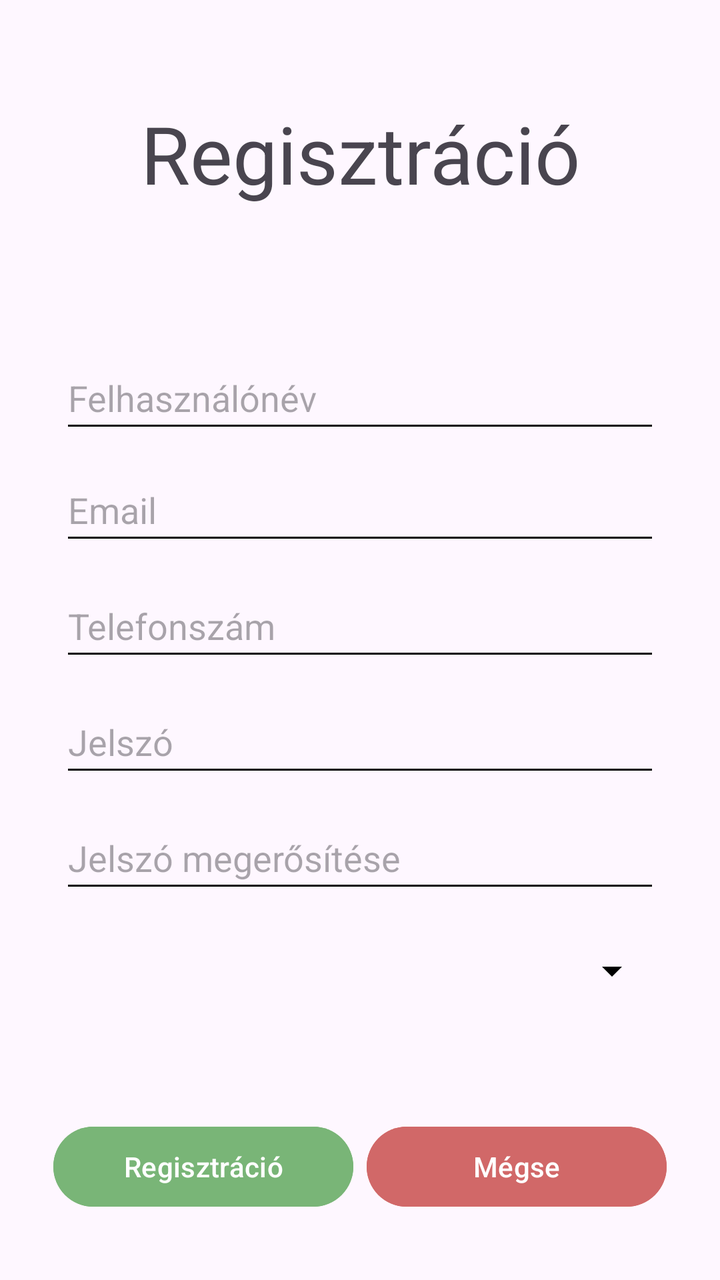
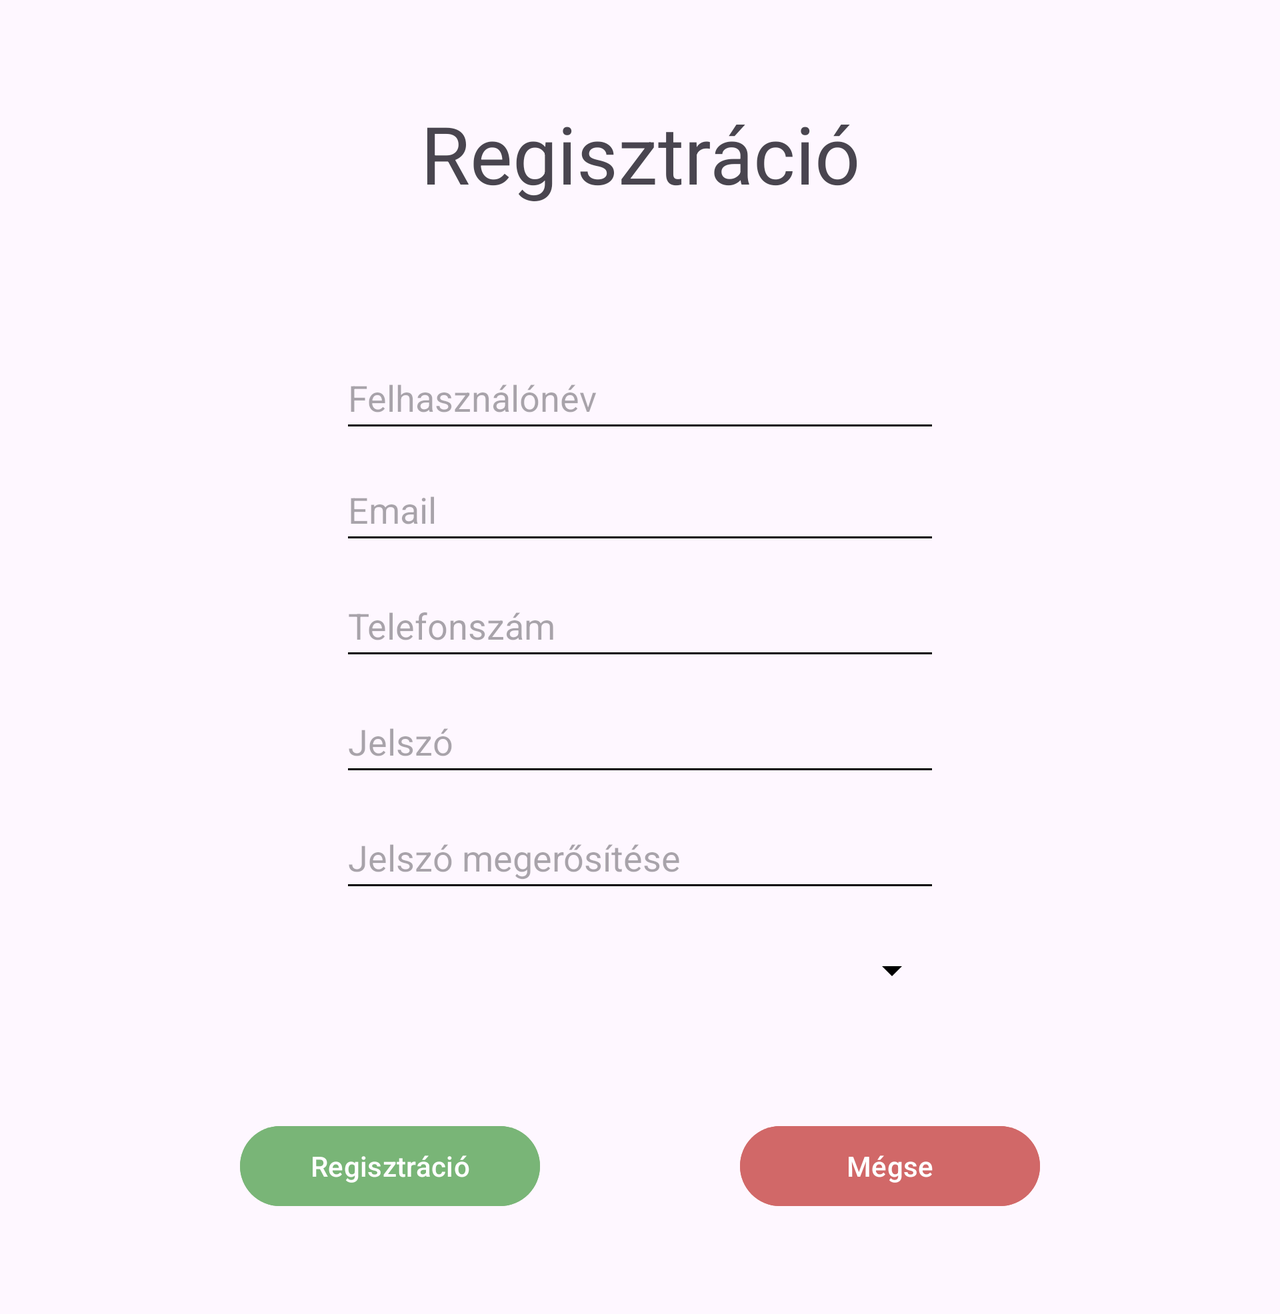

An Android layout and its configuration variant, each rendered on a device that would load it. The default file and the variant file are quoted in full after the pictures.
<!-- AndroidManifest.xml: application theme Theme.Arukereso -->
<!-- res/layout/activity_register.xml -->
<?xml version="1.0" encoding="utf-8"?>
<androidx.constraintlayout.widget.ConstraintLayout xmlns:android="http://schemas.android.com/apk/res/android"
    xmlns:tools="http://schemas.android.com/tools"
    android:layout_width="match_parent"
    android:layout_height="match_parent"
    xmlns:app="http://schemas.android.com/apk/res-auto">

    <TextView
        android:textSize="40sp"
        android:id="@+id/textView"
        android:layout_width="wrap_content"
        android:layout_height="wrap_content"
        android:layout_marginTop="50dp"
        android:text="@string/register"
        app:layout_constraintEnd_toEndOf="parent"
        app:layout_constraintStart_toStartOf="parent"
        app:layout_constraintTop_toTopOf="parent" />

    <EditText
        android:id="@+id/usernameEditText"
        android:layout_width="@dimen/inputwidth"
        android:layout_height="wrap_content"
        android:layout_marginTop="70dp"
        android:autofillHints="username"
        android:hint="@string/username"
        android:minHeight="48dp"
        app:layout_constraintEnd_toEndOf="parent"
        app:layout_constraintStart_toStartOf="parent"
        app:layout_constraintTop_toBottomOf="@+id/textView" />

    <EditText
        android:id="@+id/emailEditText"
        android:layout_width="@dimen/inputwidth"
        android:layout_height="wrap_content"
        android:layout_marginTop="8dp"
        android:autofillHints="emailAddress"
        android:hint="@string/email"
        android:inputType="textEmailAddress"
        android:minHeight="48dp"
        app:layout_constraintEnd_toEndOf="parent"
        app:layout_constraintStart_toStartOf="parent"
        app:layout_constraintTop_toBottomOf="@+id/usernameEditText" />

    <EditText
        android:id="@+id/phoneEditText"
        android:layout_width="@dimen/inputwidth"
        android:layout_height="wrap_content"
        android:layout_marginTop="10dp"
        android:autofillHints="phone"
        android:hint="@string/phone"
        android:inputType="phone"
        android:minHeight="48dp"
        app:layout_constraintEnd_toEndOf="parent"
        app:layout_constraintStart_toStartOf="parent"
        app:layout_constraintTop_toBottomOf="@+id/emailEditText" />

    <EditText
        android:id="@+id/passwordEditText"
        android:layout_width="@dimen/inputwidth"
        android:layout_height="wrap_content"
        android:layout_marginTop="10dp"
        android:autofillHints="password"
        android:hint="@string/password"
        android:inputType="textPassword"
        android:minHeight="48dp"
        app:layout_constraintEnd_toEndOf="parent"
        app:layout_constraintStart_toStartOf="parent"
        app:layout_constraintTop_toBottomOf="@+id/phoneEditText" />

    <EditText
        android:id="@+id/confirmPasswordEditText"
        android:layout_width="@dimen/inputwidth"
        android:layout_height="wrap_content"
        android:layout_marginTop="10dp"
        android:autofillHints="password"
        android:hint="@string/confirmpassword"
        android:inputType="textPassword"
        android:minHeight="48dp"
        app:layout_constraintEnd_toEndOf="parent"
        app:layout_constraintStart_toStartOf="parent"
        app:layout_constraintTop_toBottomOf="@+id/passwordEditText" />

    <Spinner
        android:id="@+id/isSellerSpinner"
        android:layout_width="@dimen/inputwidth"
        android:layout_height="wrap_content"
        android:layout_marginTop="10dp"
        android:minHeight="48dp"
        app:layout_constraintEnd_toEndOf="parent"
        app:layout_constraintStart_toStartOf="parent"
        app:layout_constraintTop_toBottomOf="@+id/confirmPasswordEditText" />

    <Button
        android:id="@+id/registerButton"
        android:layout_width="@dimen/buttonwidth"
        android:layout_height="wrap_content"
        android:layout_marginStart="20dp"
        android:layout_marginTop="50dp"
        android:backgroundTint="#79B577"
        android:onClick="register"
        android:text="@string/register"
        app:layout_constraintEnd_toStartOf="@+id/cancelButton"
        app:layout_constraintStart_toStartOf="parent"
        app:layout_constraintTop_toBottomOf="@+id/isSellerSpinner" />

    <Button
        android:id="@+id/cancelButton"
        android:layout_width="@dimen/buttonwidth"
        android:layout_height="wrap_content"
        android:layout_marginTop="50dp"
        android:layout_marginEnd="20dp"
        android:backgroundTint="#D16868"
        android:onClick="cancel"
        android:text="@string/cancel"
        app:layout_constraintEnd_toEndOf="parent"
        app:layout_constraintStart_toEndOf="@+id/registerButton"
        app:layout_constraintTop_toBottomOf="@+id/isSellerSpinner" />


</androidx.constraintlayout.widget.ConstraintLayout>
<!-- resources referenced by this layout -->
<resources>
  <dimen name="buttonwidth">150sp</dimen>
  <dimen name="inputwidth">300sp</dimen>
  <string name="cancel">Mégse</string>
  <string name="confirmpassword">Jelszó megerősítése</string>
  <string name="email">Email</string>
  <string name="password">Jelszó</string>
  <string name="phone">Telefonszám</string>
  <string name="register">Regisztráció</string>
  <string name="username">Felhasználónév</string>
  <style name="Theme.Arukereso" parent="Base.Theme.Arukereso" />
  <style name="Base.Theme.Arukereso" parent="Theme.Material3.DayNight.NoActionBar">
          <item name="colorPrimary">#90CAF9</item>
          <item name="colorOnPrimary">#FFFFFF</item>
          <item name="colorControlNormal">#000000</item>
          
          
      </style>
</resources>
<!-- res/layout-land/activity_register.xml (the repository's variant of the layout above) -->
<!-- drawn on the phone turned sideways -->
<?xml version="1.0" encoding="utf-8"?>
<ScrollView xmlns:android="http://schemas.android.com/apk/res/android"
    xmlns:app="http://schemas.android.com/apk/res-auto"
    xmlns:tools="http://schemas.android.com/tools"
    android:layout_width="match_parent"
    android:layout_height="match_parent"
    android:fillViewport="true">

<androidx.constraintlayout.widget.ConstraintLayout
    android:layout_width="match_parent"
    android:layout_height="match_parent">

        <TextView
            android:textSize="40sp"
            android:id="@+id/textView"
            android:layout_width="wrap_content"
            android:layout_height="wrap_content"
            android:layout_marginTop="50dp"
            android:text="@string/register"
            app:layout_constraintEnd_toEndOf="parent"
            app:layout_constraintStart_toStartOf="parent"
            app:layout_constraintTop_toTopOf="parent" />

        <EditText
            android:id="@+id/usernameEditText"
            android:layout_width="@dimen/inputwidth"
            android:layout_height="wrap_content"
            android:layout_marginTop="70dp"
            android:autofillHints="username"
            android:hint="@string/username"
            android:minHeight="48dp"
            app:layout_constraintEnd_toEndOf="parent"
            app:layout_constraintStart_toStartOf="parent"
            app:layout_constraintTop_toBottomOf="@+id/textView" />

        <EditText
            android:id="@+id/emailEditText"
            android:layout_width="@dimen/inputwidth"
            android:layout_height="wrap_content"
            android:layout_marginTop="8dp"
            android:autofillHints="emailAddress"
            android:hint="@string/email"
            android:inputType="textEmailAddress"
            android:minHeight="48dp"
            app:layout_constraintEnd_toEndOf="parent"
            app:layout_constraintStart_toStartOf="parent"
            app:layout_constraintTop_toBottomOf="@+id/usernameEditText" />

        <EditText
            android:id="@+id/phoneEditText"
            android:layout_width="@dimen/inputwidth"
            android:layout_height="wrap_content"
            android:layout_marginTop="10dp"
            android:autofillHints="phone"
            android:hint="@string/phone"
            android:inputType="phone"
            android:minHeight="48dp"
            app:layout_constraintEnd_toEndOf="parent"
            app:layout_constraintStart_toStartOf="parent"
            app:layout_constraintTop_toBottomOf="@+id/emailEditText" />

        <EditText
            android:id="@+id/passwordEditText"
            android:layout_width="@dimen/inputwidth"
            android:layout_height="wrap_content"
            android:layout_marginTop="10dp"
            android:autofillHints="password"
            android:hint="@string/password"
            android:inputType="textPassword"
            android:minHeight="48dp"
            app:layout_constraintEnd_toEndOf="parent"
            app:layout_constraintStart_toStartOf="parent"
            app:layout_constraintTop_toBottomOf="@+id/phoneEditText" />

        <EditText
            android:id="@+id/confirmPasswordEditText"
            android:layout_width="@dimen/inputwidth"
            android:layout_height="wrap_content"
            android:layout_marginTop="10dp"
            android:autofillHints="password"
            android:hint="@string/confirmpassword"
            android:inputType="textPassword"
            android:minHeight="48dp"
            app:layout_constraintEnd_toEndOf="parent"
            app:layout_constraintStart_toStartOf="parent"
            app:layout_constraintTop_toBottomOf="@+id/passwordEditText" />

        <Spinner
            android:id="@+id/isSellerSpinner"
            android:layout_width="@dimen/inputwidth"
            android:layout_height="wrap_content"
            android:layout_marginTop="10dp"
            android:minHeight="48dp"
            app:layout_constraintEnd_toEndOf="parent"
            app:layout_constraintStart_toStartOf="parent"
            app:layout_constraintTop_toBottomOf="@+id/confirmPasswordEditText" />

    <Button
        android:id="@+id/registerButton"
        android:layout_width="@dimen/buttonwidth"
        android:layout_height="wrap_content"
        android:layout_marginStart="20dp"
        android:layout_marginTop="50dp"
        android:layout_marginBottom="50dp"
        android:backgroundTint="#79B577"
        android:onClick="register"
        android:text="@string/register"
        app:layout_constraintBottom_toBottomOf="parent"
        app:layout_constraintEnd_toStartOf="@+id/cancelButton"
        app:layout_constraintStart_toStartOf="parent"
        app:layout_constraintTop_toBottomOf="@+id/isSellerSpinner" />

    <Button
        android:id="@+id/cancelButton"
        android:layout_width="@dimen/buttonwidth"
        android:layout_height="wrap_content"
        android:layout_marginTop="50dp"
        android:layout_marginEnd="20dp"
        android:layout_marginBottom="50dp"
        android:backgroundTint="#D16868"
        android:onClick="cancel"
        android:text="@string/cancel"
        app:layout_constraintBottom_toBottomOf="parent"
        app:layout_constraintEnd_toEndOf="parent"
        app:layout_constraintStart_toEndOf="@+id/registerButton"
        app:layout_constraintTop_toBottomOf="@+id/isSellerSpinner" />


    </androidx.constraintlayout.widget.ConstraintLayout>

</ScrollView>
